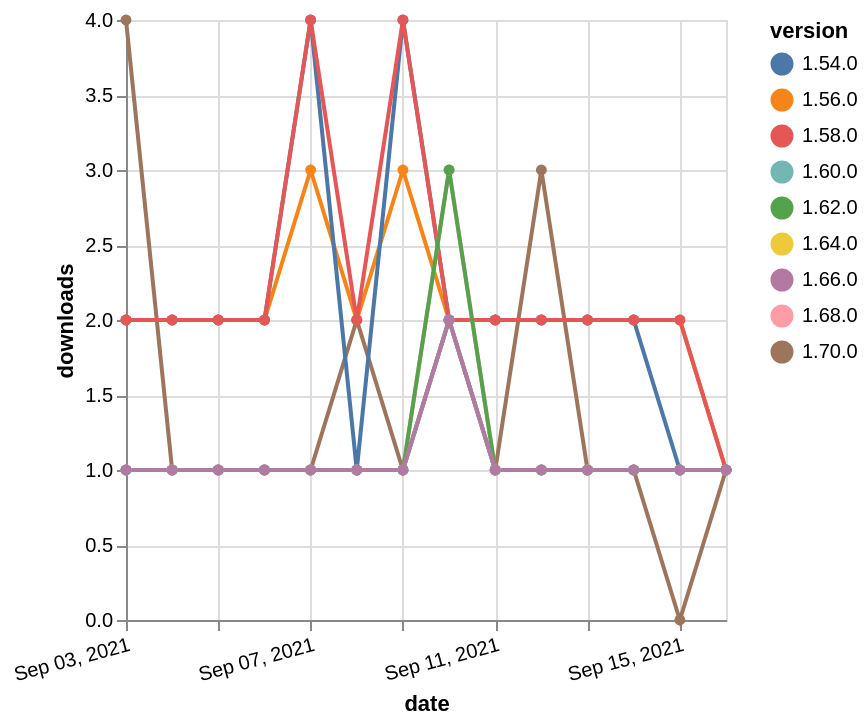

This figure's Vega-Lite source:
### Vega-Lite specification from a JSON file in a GitHub repository (floating-point values rounded to 4 significant figures)
{"$schema": "https://vega.github.io/schema/vega-lite/v5.json", "description": "A simple bar chart with embedded data.", "data": {"values": [{"date": "2021-09-03", "total": 2612, "delta": 2, "version": "1.56.0"}, {"date": "2021-09-04", "total": 2614, "delta": 2, "version": "1.56.0"}, {"date": "2021-09-05", "total": 2616, "delta": 2, "version": "1.56.0"}, {"date": "2021-09-06", "total": 2618, "delta": 2, "version": "1.56.0"}, {"date": "2021-09-07", "total": 2621, "delta": 3, "version": "1.56.0"}, {"date": "2021-09-08", "total": 2623, "delta": 2, "version": "1.56.0"}, {"date": "2021-09-09", "total": 2626, "delta": 3, "version": "1.56.0"}, {"date": "2021-09-10", "total": 2628, "delta": 2, "version": "1.56.0"}, {"date": "2021-09-11", "total": 2630, "delta": 2, "version": "1.56.0"}, {"date": "2021-09-12", "total": 2632, "delta": 2, "version": "1.56.0"}, {"date": "2021-09-13", "total": 2634, "delta": 2, "version": "1.56.0"}, {"date": "2021-09-14", "total": 2636, "delta": 2, "version": "1.56.0"}, {"date": "2021-09-15", "total": 2638, "delta": 2, "version": "1.56.0"}, {"date": "2021-09-16", "total": 2639, "delta": 1, "version": "1.56.0"}, {"date": "2021-09-03", "total": 187, "delta": 1, "version": "1.64.0"}, {"date": "2021-09-04", "total": 188, "delta": 1, "version": "1.64.0"}, {"date": "2021-09-05", "total": 189, "delta": 1, "version": "1.64.0"}, {"date": "2021-09-06", "total": 190, "delta": 1, "version": "1.64.0"}, {"date": "2021-09-07", "total": 191, "delta": 1, "version": "1.64.0"}, {"date": "2021-09-08", "total": 192, "delta": 1, "version": "1.64.0"}, {"date": "2021-09-09", "total": 193, "delta": 1, "version": "1.64.0"}, {"date": "2021-09-10", "total": 195, "delta": 2, "version": "1.64.0"}, {"date": "2021-09-11", "total": 196, "delta": 1, "version": "1.64.0"}, {"date": "2021-09-12", "total": 197, "delta": 1, "version": "1.64.0"}, {"date": "2021-09-13", "total": 198, "delta": 1, "version": "1.64.0"}, {"date": "2021-09-14", "total": 199, "delta": 1, "version": "1.64.0"}, {"date": "2021-09-15", "total": 200, "delta": 1, "version": "1.64.0"}, {"date": "2021-09-16", "total": 201, "delta": 1, "version": "1.64.0"}, {"date": "2021-09-03", "total": 130, "delta": 4, "version": "1.70.0"}, {"date": "2021-09-04", "total": 131, "delta": 1, "version": "1.70.0"}, {"date": "2021-09-05", "total": 132, "delta": 1, "version": "1.70.0"}, {"date": "2021-09-06", "total": 133, "delta": 1, "version": "1.70.0"}, {"date": "2021-09-07", "total": 134, "delta": 1, "version": "1.70.0"}, {"date": "2021-09-08", "total": 136, "delta": 2, "version": "1.70.0"}, {"date": "2021-09-09", "total": 137, "delta": 1, "version": "1.70.0"}, {"date": "2021-09-10", "total": 139, "delta": 2, "version": "1.70.0"}, {"date": "2021-09-11", "total": 140, "delta": 1, "version": "1.70.0"}, {"date": "2021-09-12", "total": 143, "delta": 3, "version": "1.70.0"}, {"date": "2021-09-13", "total": 144, "delta": 1, "version": "1.70.0"}, {"date": "2021-09-14", "total": 145, "delta": 1, "version": "1.70.0"}, {"date": "2021-09-15", "total": 145, "delta": 0, "version": "1.70.0"}, {"date": "2021-09-16", "total": 146, "delta": 1, "version": "1.70.0"}, {"date": "2021-09-03", "total": 3066, "delta": 2, "version": "1.54.0"}, {"date": "2021-09-04", "total": 3068, "delta": 2, "version": "1.54.0"}, {"date": "2021-09-05", "total": 3070, "delta": 2, "version": "1.54.0"}, {"date": "2021-09-06", "total": 3072, "delta": 2, "version": "1.54.0"}, {"date": "2021-09-07", "total": 3076, "delta": 4, "version": "1.54.0"}, {"date": "2021-09-08", "total": 3077, "delta": 1, "version": "1.54.0"}, {"date": "2021-09-09", "total": 3081, "delta": 4, "version": "1.54.0"}, {"date": "2021-09-10", "total": 3083, "delta": 2, "version": "1.54.0"}, {"date": "2021-09-11", "total": 3085, "delta": 2, "version": "1.54.0"}, {"date": "2021-09-12", "total": 3087, "delta": 2, "version": "1.54.0"}, {"date": "2021-09-13", "total": 3089, "delta": 2, "version": "1.54.0"}, {"date": "2021-09-14", "total": 3091, "delta": 2, "version": "1.54.0"}, {"date": "2021-09-15", "total": 3092, "delta": 1, "version": "1.54.0"}, {"date": "2021-09-16", "total": 3093, "delta": 1, "version": "1.54.0"}, {"date": "2021-09-03", "total": 2498, "delta": 2, "version": "1.58.0"}, {"date": "2021-09-04", "total": 2500, "delta": 2, "version": "1.58.0"}, {"date": "2021-09-05", "total": 2502, "delta": 2, "version": "1.58.0"}, {"date": "2021-09-06", "total": 2504, "delta": 2, "version": "1.58.0"}, {"date": "2021-09-07", "total": 2508, "delta": 4, "version": "1.58.0"}, {"date": "2021-09-08", "total": 2510, "delta": 2, "version": "1.58.0"}, {"date": "2021-09-09", "total": 2514, "delta": 4, "version": "1.58.0"}, {"date": "2021-09-10", "total": 2516, "delta": 2, "version": "1.58.0"}, {"date": "2021-09-11", "total": 2518, "delta": 2, "version": "1.58.0"}, {"date": "2021-09-12", "total": 2520, "delta": 2, "version": "1.58.0"}, {"date": "2021-09-13", "total": 2522, "delta": 2, "version": "1.58.0"}, {"date": "2021-09-14", "total": 2524, "delta": 2, "version": "1.58.0"}, {"date": "2021-09-15", "total": 2526, "delta": 2, "version": "1.58.0"}, {"date": "2021-09-16", "total": 2527, "delta": 1, "version": "1.58.0"}, {"date": "2021-09-03", "total": 200, "delta": 1, "version": "1.68.0"}, {"date": "2021-09-04", "total": 201, "delta": 1, "version": "1.68.0"}, {"date": "2021-09-05", "total": 202, "delta": 1, "version": "1.68.0"}, {"date": "2021-09-06", "total": 203, "delta": 1, "version": "1.68.0"}, {"date": "2021-09-07", "total": 204, "delta": 1, "version": "1.68.0"}, {"date": "2021-09-08", "total": 205, "delta": 1, "version": "1.68.0"}, {"date": "2021-09-09", "total": 206, "delta": 1, "version": "1.68.0"}, {"date": "2021-09-10", "total": 209, "delta": 3, "version": "1.68.0"}, {"date": "2021-09-11", "total": 210, "delta": 1, "version": "1.68.0"}, {"date": "2021-09-12", "total": 211, "delta": 1, "version": "1.68.0"}, {"date": "2021-09-13", "total": 212, "delta": 1, "version": "1.68.0"}, {"date": "2021-09-14", "total": 213, "delta": 1, "version": "1.68.0"}, {"date": "2021-09-15", "total": 214, "delta": 1, "version": "1.68.0"}, {"date": "2021-09-16", "total": 215, "delta": 1, "version": "1.68.0"}, {"date": "2021-09-03", "total": 340, "delta": 1, "version": "1.62.0"}, {"date": "2021-09-04", "total": 341, "delta": 1, "version": "1.62.0"}, {"date": "2021-09-05", "total": 342, "delta": 1, "version": "1.62.0"}, {"date": "2021-09-06", "total": 343, "delta": 1, "version": "1.62.0"}, {"date": "2021-09-07", "total": 344, "delta": 1, "version": "1.62.0"}, {"date": "2021-09-08", "total": 345, "delta": 1, "version": "1.62.0"}, {"date": "2021-09-09", "total": 346, "delta": 1, "version": "1.62.0"}, {"date": "2021-09-10", "total": 349, "delta": 3, "version": "1.62.0"}, {"date": "2021-09-11", "total": 350, "delta": 1, "version": "1.62.0"}, {"date": "2021-09-12", "total": 351, "delta": 1, "version": "1.62.0"}, {"date": "2021-09-13", "total": 352, "delta": 1, "version": "1.62.0"}, {"date": "2021-09-14", "total": 353, "delta": 1, "version": "1.62.0"}, {"date": "2021-09-15", "total": 354, "delta": 1, "version": "1.62.0"}, {"date": "2021-09-16", "total": 355, "delta": 1, "version": "1.62.0"}, {"date": "2021-09-03", "total": 254, "delta": 1, "version": "1.60.0"}, {"date": "2021-09-04", "total": 255, "delta": 1, "version": "1.60.0"}, {"date": "2021-09-05", "total": 256, "delta": 1, "version": "1.60.0"}, {"date": "2021-09-06", "total": 257, "delta": 1, "version": "1.60.0"}, {"date": "2021-09-07", "total": 258, "delta": 1, "version": "1.60.0"}, {"date": "2021-09-08", "total": 259, "delta": 1, "version": "1.60.0"}, {"date": "2021-09-09", "total": 260, "delta": 1, "version": "1.60.0"}, {"date": "2021-09-10", "total": 262, "delta": 2, "version": "1.60.0"}, {"date": "2021-09-11", "total": 263, "delta": 1, "version": "1.60.0"}, {"date": "2021-09-12", "total": 264, "delta": 1, "version": "1.60.0"}, {"date": "2021-09-13", "total": 265, "delta": 1, "version": "1.60.0"}, {"date": "2021-09-14", "total": 266, "delta": 1, "version": "1.60.0"}, {"date": "2021-09-15", "total": 267, "delta": 1, "version": "1.60.0"}, {"date": "2021-09-16", "total": 268, "delta": 1, "version": "1.60.0"}, {"date": "2021-09-03", "total": 172, "delta": 1, "version": "1.66.0"}, {"date": "2021-09-04", "total": 173, "delta": 1, "version": "1.66.0"}, {"date": "2021-09-05", "total": 174, "delta": 1, "version": "1.66.0"}, {"date": "2021-09-06", "total": 175, "delta": 1, "version": "1.66.0"}, {"date": "2021-09-07", "total": 176, "delta": 1, "version": "1.66.0"}, {"date": "2021-09-08", "total": 177, "delta": 1, "version": "1.66.0"}, {"date": "2021-09-09", "total": 178, "delta": 1, "version": "1.66.0"}, {"date": "2021-09-10", "total": 180, "delta": 2, "version": "1.66.0"}, {"date": "2021-09-11", "total": 181, "delta": 1, "version": "1.66.0"}, {"date": "2021-09-12", "total": 182, "delta": 1, "version": "1.66.0"}, {"date": "2021-09-13", "total": 183, "delta": 1, "version": "1.66.0"}, {"date": "2021-09-14", "total": 184, "delta": 1, "version": "1.66.0"}, {"date": "2021-09-15", "total": 185, "delta": 1, "version": "1.66.0"}, {"date": "2021-09-16", "total": 186, "delta": 1, "version": "1.66.0"}]}, "width": "container", "mark": {"type": "line", "point": {"filled": true}}, "encoding": {"x": {"field": "date", "type": "temporal", "timeUnit": "yearmonthdate", "title": "date", "axis": {"labelAngle": -15}}, "y": {"field": "delta", "type": "quantitative", "title": "downloads"}, "color": {"field": "version", "type": "nominal"}, "tooltip": {"field": "delta"}}}
